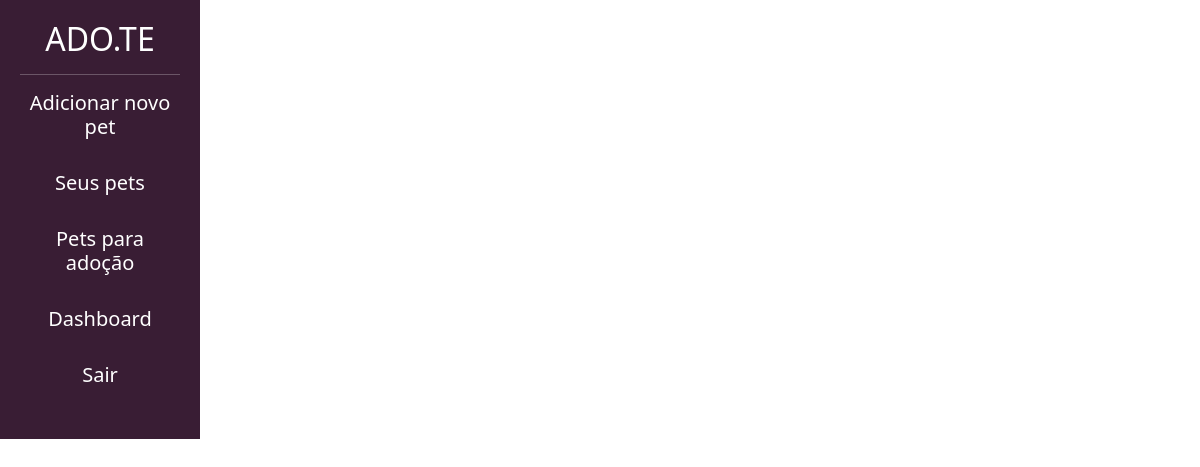
/divulgar/ver_pedido_adocao/ (signed in), run on an earlier commit of the app's database.
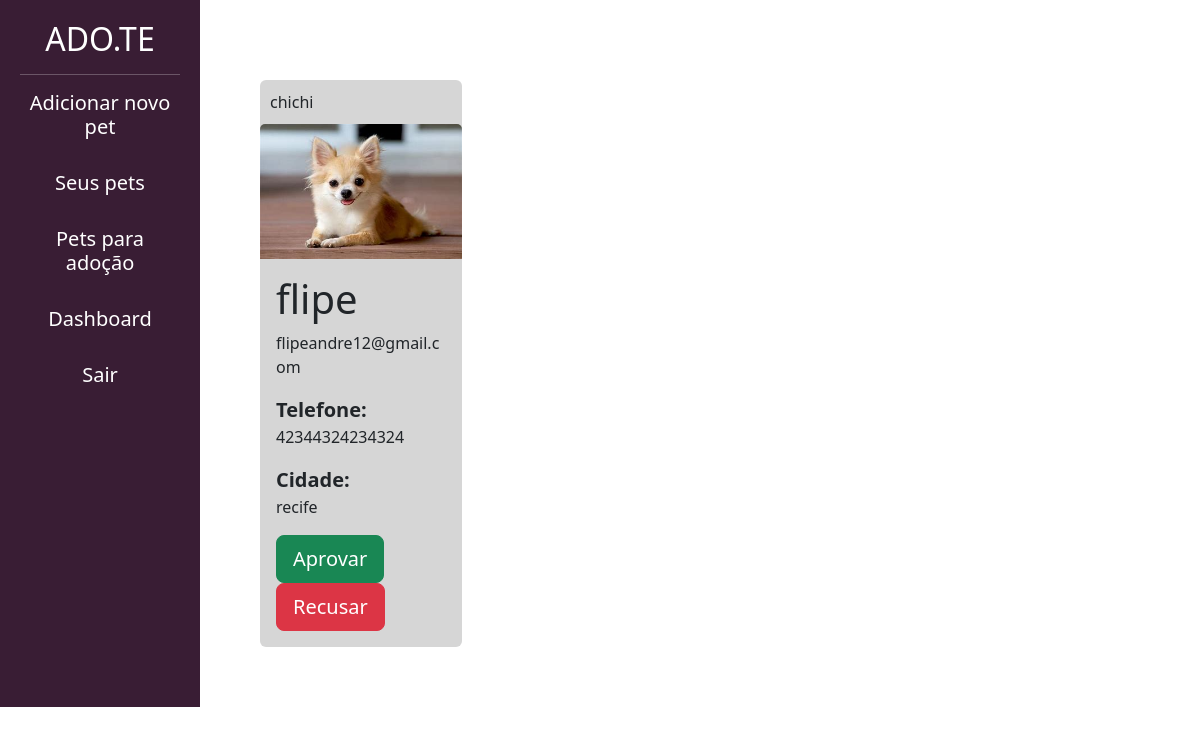
And on a later commit of the database.
### adotar/models.py (models this page shows, shortened)
class PedidoAdocao(models.Model):
    choices_status = (
        ('AG', 'Aguardando aprovação'),
        ('AP', 'Aprovado'),
        ('R', 'Recusado')
    )
    pet = models.ForeignKey(Pet, on_delete=models.DO_NOTHING)
    usuario = models.ForeignKey(User, on_delete=models.DO_NOTHING)
    data = models.DateTimeField()
    status = models.CharField(max_length=2, choices=choices_status, default='AG')

### divulgar/models.py (models this page shows, shortened)
class Pet(models.Model):
    choises_status = (('P','Para adoção'),
                      ('A','Adotado'))
    usuario = models.ForeignKey(User, on_delete=models.DO_NOTHING)
    foto = models.ImageField(upload_to="fotos_pets")
    nome = models.CharField(max_length=100)
    descricao = models.TextField()
    estado = models.CharField(max_length=50)
    cidade = models.CharField(max_length=50)
    telefone = models.CharField(max_length=14)
    tags = models.ManyToManyField(Tag)
    raca = models.ForeignKey(Raca, on_delete=models.DO_NOTHING)
    status = models.CharField(max_length=1, choices=choises_status, default='P')

### divulgar/views.py (the view)
# urls.py: path('ver_pedido_adocao/', views.ver_pedido_adocao, name="ver_pedido_adocao"),
@login_required
def ver_pedido_adocao(request):
    if request.method == "GET":
        pedidos = PedidoAdocao.objects.filter(usuario=request.user).filter(status="AG")
        return render(request, 'ver_pedido_adocao.html',{'pedidos':pedidos})

### divulgar/templates/ver_pedido_adocao.html (shortened to what this page needs)
{% load static %}
<!doctype html>
<html lang="pt-BR">
    <head>
    <link href="https://cdn.jsdelivr.net/npm/bootstrap@5.3.0-alpha1/dist/css/bootstrap.min.css" rel="stylesheet">
    <link href="{% static 'usuarios/css/cadastro.css' %}" rel="stylesheet">
    <link href="{% static 'divulgar/css/novo_pet.css' %}" rel="stylesheet">
    <link href="{% static 'divulgar/css/seus_pet.css' %}" rel="stylesheet">
    <link href="{% static 'adotar/css/listar_pets.css' %}" rel="stylesheet">
    </head>
    <body>
        <div class="container-fluid">
            <div class="row">
                <div class="col-md-2 bg-side-plataforma sidebar">
                    <h2>ADO.TE</h2>
                    <hr>
                    <a href="{%  url 'novo_pet' %}" style="text-decoration: none; color: #fff;"><h5>Adicionar novo pet</h5></a>
                    <br>
                    <a href="{%  url 'seus_pets' %}" style="text-decoration: none; color: #fff;"><h5>Seus pets</h5></a>
                    <br>
                    <a href="{%  url 'listar_pets' %}" style="text-decoration: none; color: #fff;" ><h5>Pets para adoção </h5></a>
                    <br>
                    <a href="{%  url 'dashboard' %}" style="text-decoration: none; color: #fff;" ><h5>Dashboard</h5></a>
                    <br>
                    <a href="{%  url 'sair' %}" style="text-decoration: none; color: #fff;" ><h5>Sair</h5></a>
                    <br>
                </div>
                <div style="padding:60px" class="col-md">
                    <div class="row">
                        {% for pedido in pedidos %}
                            <div class="col-md-3" style="margin-top: 20px;">
                                <div class="card" style="background-color: #D6D6D6; border:none;">
                                    <div style="padding:10px">
                                        <span clas="span-bold">{{pedido.pet.nome}}</span>
                                    </div>
                                    <img class="card-img-top" src="{{pedido.pet.foto.url}}">
                                    <div class="card-body">
                                        <h1 class="card-title">{{pedido.usuario.username}}</h1>
                                        <p>{{pedido.usuario.email}}</p>
                                        <span class="span-bold2">Telefone:</span>
                                        <p>{{pedido.pet.telefone}}</p>
                                        <span class="span-bold2">Cidade:</span>
                                        <p>{{pedido.pet.cidade}}</p>
                                        <a href="{% url 'processa_pedido_adocao' pedido.id %}?status=A" class="btn btn-success btn-lg">Aprovar</a>
                                        <a href="{% url 'processa_pedido_adocao' pedido.id %}?status=R" class="btn btn-danger btn-lg">Recusar</a>
                                    </div>
                                </div>
                            </div>
                        {% endfor %}
                    </div>
                </div>
            </div>
        </div>
    </body>
</html>

What changed in the data, as far as the page shows it:
added PedidoAdocao: pet.nome "chichi", pet.foto (picture), usuario.username "flipe", usuario.email "flipeandre12@gmail.com", pet.telefone "42344324234324", pet.cidade "recife"
